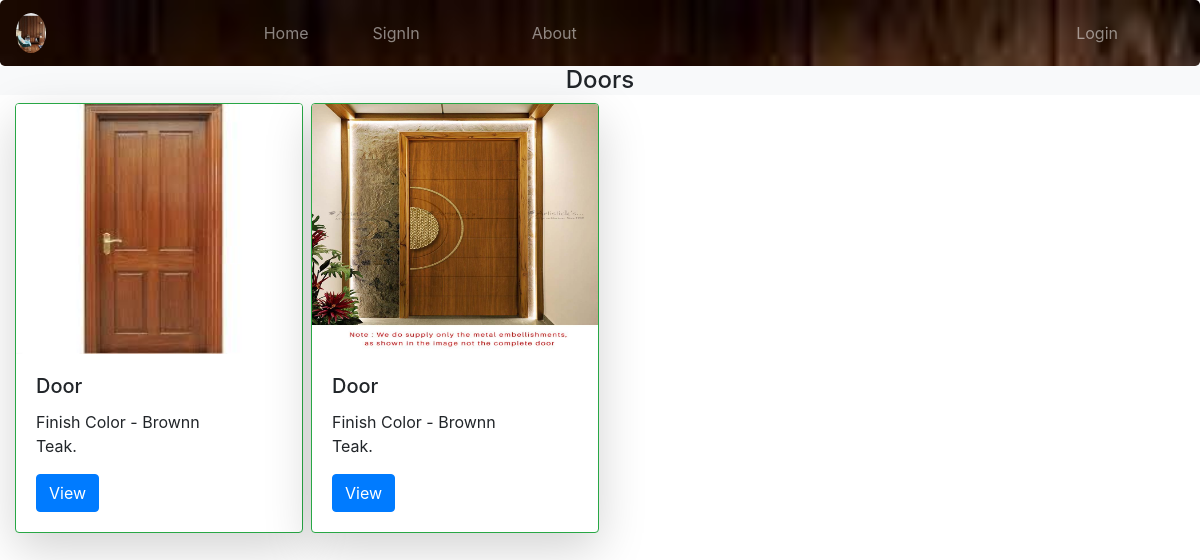
Page /do/ on the committed database.
### HomeWoods/models.py (models this page shows)
class Sell(models.Model):
	prdct_id = models.PositiveIntegerField(primary_key=True,blank=True)
	im1 = models.ImageField(null=True,blank=True,upload_to='')
	im2 = models.ImageField(null=True,blank=True,upload_to='')
	dim = models.CharField(max_length=20)
	wd_type = models.CharField(max_length=25,blank=True)
	f_name = models.CharField(max_length=35)
	o_price = models.CharField(max_length=10)
	c_price = models.CharField(max_length=10)
	s_stat = models.CharField(max_length=10,null=True)

### HomeWoods/views.py (the view)
# urls.py: path('do/', views.door, name="doo"),
def door(request):
	dr = Sell.objects.filter(f_name='Door')
	return render(request,'html/doors.html',{'d1':dr})

### templates/html/doors.html (shortened to what this page needs)
{% extends 'html/base.html' %}
{% load static %}
{% block content %}
<header class="bg-light text-black text-center ">
        <h4>Doors</h4>
    </header>
<div class="container-fluid mt-2 " style=" display: flex;
            flex-wrap: wrap;
            ">
    {% for i in d1 %}
    {% if d1.s_stat != 'Sold' %}
    <div class="card mr-2 shadow-lg border border-success" style="width: 18rem;">
        <img  width="100px" height="250px" class="card-img-top" src="{{i.im1.url}}" alt="Card image cap" >
        <div class="card-body">
          <h5 class="card-title">{{i.f_name}}</h5>
          <div class="_3Djpdu">Finish Color - Brownn</div>
          <p class="card-text">{{i.wd_type}}.</p>
          <a href="dodet/{{i.prdct_id}}" class="btn btn-primary">View</a>
        </div>
      </div>
      {% endif %}
    {% endfor %}
</div>
{% endblock %}

### rows in the picture
Sell: im1 (picture), f_name "Door", wd_type "Teak"
Sell: im1 (picture), f_name "Door", wd_type "Teak"
